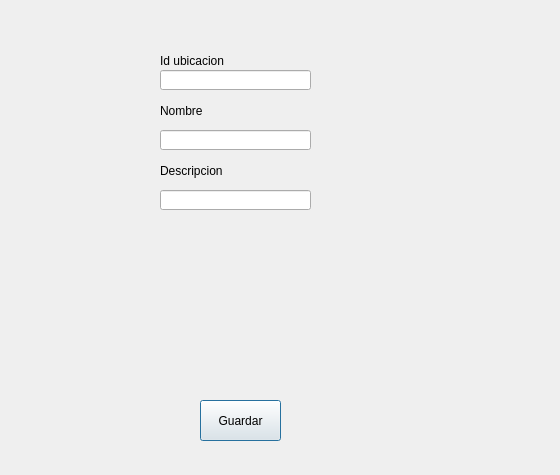
<?xml version="1.0" encoding="UTF-8"?>
<ui version="4.0">
 <class>Dialog</class>
 <widget class="QDialog" name="Dialog">
  <property name="geometry">
   <rect>
    <x>0</x>
    <y>0</y>
    <width>560</width>
    <height>475</height>
   </rect>
  </property>
  <property name="windowTitle">
   <string>Dialog</string>
  </property>
  <widget class="QLabel" name="lbl_location">
   <property name="geometry">
    <rect>
     <x>160</x>
     <y>50</y>
     <width>151</width>
     <height>21</height>
    </rect>
   </property>
   <property name="text">
    <string>Id ubicacion</string>
   </property>
  </widget>
  <widget class="QLabel" name="lbl_name">
   <property name="geometry">
    <rect>
     <x>160</x>
     <y>100</y>
     <width>151</width>
     <height>21</height>
    </rect>
   </property>
   <property name="text">
    <string>Nombre</string>
   </property>
  </widget>
  <widget class="QLabel" name="lbl_description">
   <property name="geometry">
    <rect>
     <x>160</x>
     <y>160</y>
     <width>151</width>
     <height>21</height>
    </rect>
   </property>
   <property name="text">
    <string>Descripcion</string>
   </property>
  </widget>
  <widget class="QLineEdit" name="ln_location">
   <property name="geometry">
    <rect>
     <x>160</x>
     <y>70</y>
     <width>151</width>
     <height>20</height>
    </rect>
   </property>
  </widget>
  <widget class="QLineEdit" name="ln_description">
   <property name="geometry">
    <rect>
     <x>160</x>
     <y>190</y>
     <width>151</width>
     <height>20</height>
    </rect>
   </property>
  </widget>
  <widget class="QPushButton" name="btn_save">
   <property name="geometry">
    <rect>
     <x>200</x>
     <y>400</y>
     <width>81</width>
     <height>41</height>
    </rect>
   </property>
   <property name="text">
    <string>Guardar</string>
   </property>
  </widget>
  <widget class="QLineEdit" name="ln_name">
   <property name="geometry">
    <rect>
     <x>160</x>
     <y>130</y>
     <width>151</width>
     <height>20</height>
    </rect>
   </property>
  </widget>
 </widget>
 <resources/>
 <connections/>
</ui>
